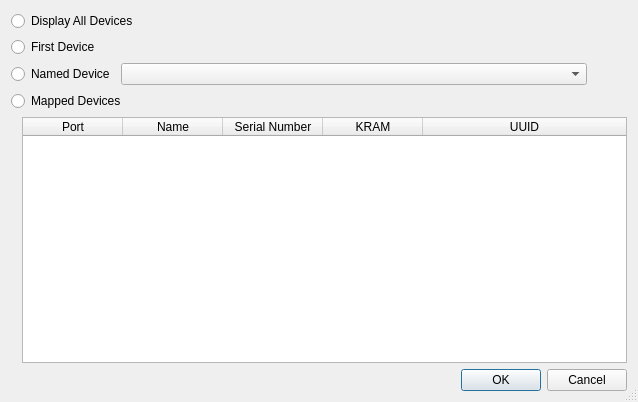
<?xml version="1.0" encoding="UTF-8"?>
<ui version="4.0">
 <class>EPMDeviceSetupClass</class>
 <widget class="QDialog" name="EPMDeviceSetupClass">
  <property name="windowModality">
   <enum>Qt::ApplicationModal</enum>
  </property>
  <property name="geometry">
   <rect>
    <x>0</x>
    <y>0</y>
    <width>638</width>
    <height>402</height>
   </rect>
  </property>
  <property name="windowTitle">
   <string>EPM Device Selection</string>
  </property>
  <property name="windowIcon">
   <iconset resource="Resources/EPM.qrc">
    <normaloff>:/EPM.bmp</normaloff>:/EPM.bmp</iconset>
  </property>
  <property name="sizeGripEnabled">
   <bool>true</bool>
  </property>
  <layout class="QVBoxLayout" name="verticalLayout_2">
   <item>
    <widget class="QRadioButton" name="_allDeviceRadio">
     <property name="text">
      <string>Display All Devices</string>
     </property>
    </widget>
   </item>
   <item>
    <widget class="QRadioButton" name="_firstDeviceRadio">
     <property name="text">
      <string>First Device</string>
     </property>
    </widget>
   </item>
   <item>
    <layout class="QHBoxLayout" name="horizontalLayout" stretch="0,1,0">
     <item>
      <widget class="QRadioButton" name="_namedDeviceRadio">
       <property name="text">
        <string>Named Device</string>
       </property>
      </widget>
     </item>
     <item>
      <widget class="QComboBox" name="_namedDeviceCombo"/>
     </item>
     <item>
      <spacer name="horizontalSpacer_2">
       <property name="orientation">
        <enum>Qt::Horizontal</enum>
       </property>
       <property name="sizeHint" stdset="0">
        <size>
         <width>40</width>
         <height>20</height>
        </size>
       </property>
      </spacer>
     </item>
    </layout>
   </item>
   <item>
    <layout class="QVBoxLayout" name="verticalLayout">
     <item>
      <widget class="QRadioButton" name="_mappedDevicesRadio">
       <property name="text">
        <string>Mapped Devices</string>
       </property>
      </widget>
     </item>
     <item>
      <layout class="QHBoxLayout" name="horizontalLayout_2">
       <item>
        <spacer name="horizontalSpacer">
         <property name="orientation">
          <enum>Qt::Horizontal</enum>
         </property>
         <property name="sizeType">
          <enum>QSizePolicy::Minimum</enum>
         </property>
         <property name="sizeHint" stdset="0">
          <size>
           <width>11</width>
           <height>20</height>
          </size>
         </property>
        </spacer>
       </item>
       <item>
        <widget class="QTableWidget" name="_epmDevices">
         <property name="editTriggers">
          <set>QAbstractItemView::NoEditTriggers</set>
         </property>
         <property name="tabKeyNavigation">
          <bool>false</bool>
         </property>
         <property name="showDropIndicator" stdset="0">
          <bool>false</bool>
         </property>
         <property name="selectionMode">
          <enum>QAbstractItemView::SingleSelection</enum>
         </property>
         <property name="selectionBehavior">
          <enum>QAbstractItemView::SelectRows</enum>
         </property>
         <property name="gridStyle">
          <enum>Qt::DashLine</enum>
         </property>
         <property name="cornerButtonEnabled">
          <bool>false</bool>
         </property>
         <attribute name="horizontalHeaderMinimumSectionSize">
          <number>100</number>
         </attribute>
         <attribute name="horizontalHeaderStretchLastSection">
          <bool>true</bool>
         </attribute>
         <attribute name="verticalHeaderVisible">
          <bool>false</bool>
         </attribute>
         <column>
          <property name="text">
           <string>Port</string>
          </property>
         </column>
         <column>
          <property name="text">
           <string>Name</string>
          </property>
         </column>
         <column>
          <property name="text">
           <string>Serial Number</string>
          </property>
         </column>
         <column>
          <property name="text">
           <string>KRAM</string>
          </property>
         </column>
         <column>
          <property name="text">
           <string>UUID</string>
          </property>
         </column>
        </widget>
       </item>
      </layout>
     </item>
    </layout>
   </item>
   <item>
    <widget class="QDialogButtonBox" name="_buttonBox">
     <property name="orientation">
      <enum>Qt::Horizontal</enum>
     </property>
     <property name="standardButtons">
      <set>QDialogButtonBox::Cancel|QDialogButtonBox::Ok</set>
     </property>
    </widget>
   </item>
  </layout>
 </widget>
 <resources>
  <include location="Resources/EPM.qrc"/>
 </resources>
 <connections>
  <connection>
   <sender>_buttonBox</sender>
   <signal>accepted()</signal>
   <receiver>EPMDeviceSetupClass</receiver>
   <slot>accept()</slot>
   <hints>
    <hint type="sourcelabel">
     <x>248</x>
     <y>254</y>
    </hint>
    <hint type="destinationlabel">
     <x>157</x>
     <y>274</y>
    </hint>
   </hints>
  </connection>
  <connection>
   <sender>_buttonBox</sender>
   <signal>rejected()</signal>
   <receiver>EPMDeviceSetupClass</receiver>
   <slot>reject()</slot>
   <hints>
    <hint type="sourcelabel">
     <x>316</x>
     <y>260</y>
    </hint>
    <hint type="destinationlabel">
     <x>286</x>
     <y>274</y>
    </hint>
   </hints>
  </connection>
 </connections>
</ui>
